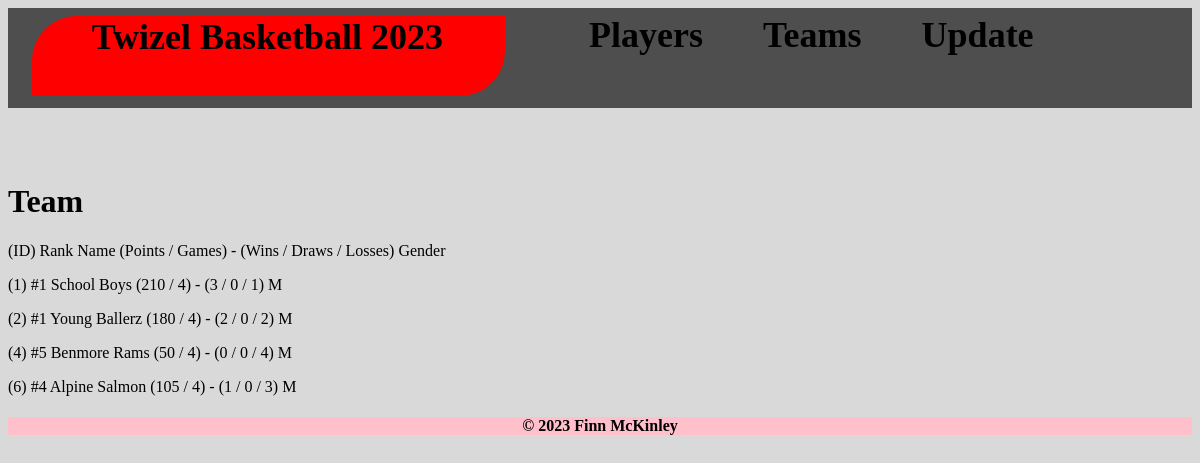
The app's page /teams, older data.
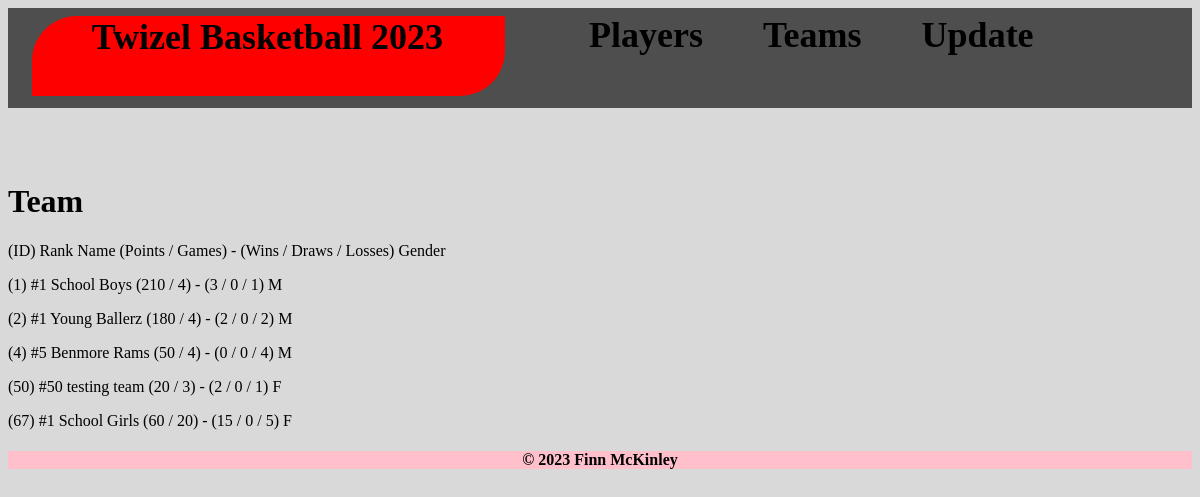
The same page, newer data.
### main.py (models this page shows, shortened)
class Team(Base):
  __tablename__ = "teams" # Creates SQL Table
  uid = Column("uid", Integer, primary_key=True)
  name = Column("name", String)
  rank = Column("rank", Integer)
  points = Column("points", Integer)
  games_played = Column("games_played", Integer)
  wins = Column("wins", Integer)
  losses = Column("losses", Integer)
  gender = Column("gender", CHAR)
  def __repr__(self):
    return f"({self.uid}) #{self.rank} {self.name} ({self.points} / {self.games_played}) - ({self.wins} / {self.games_played - (self.wins + self.losses)} / {self.losses}) {self.gender}"

### main.py (the view)
@app.route('/teams')    # Route to Team Page
def teams():
  Session = sessionmaker(bind=engine)
  session = Session()
  results=session.query(Team).all()
  print("\n\nTeams are:\n")
  print(results)
  return render_template("teams.html", page_title="TEAMS", query_results = results) # Returns team data

### templates/teams.html (shortened to what this page needs)
{% extends 'layout.html' %}
{% block content %}
<body>
<div>
  <h1 class="subheading" style="">Team</h1>
  <p>(ID) Rank Name (Points / Games) - (Wins / Draws / Losses) Gender</p>
  {% for result in query_results %}
    <p class="result" style="">{{ result}}</p>
  {% endfor %}
</div>
</body>
{% endblock %}

Row changes from the older to the newer data that the page shows:
removed Team: uid+rank+name "(6) #4 Alpine Salmon (105 / 4) - (1 / 0 / 3) M"
added Team: uid+rank+name "(50) #50 testing team (20 / 3) - (2 / 0 / 1) F"
added Team: uid+rank+name "(67) #1 School Girls (60 / 20) - (15 / 0 / 5) F"
